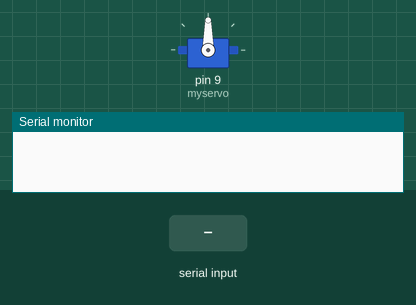
A sketch run on a simulated Arduino Uno, built with avr-gcc and run on an emulated ATmega328P. On the bench: servo, the last lines printed to the serial monitor. Inputs (shaded band) come from the test bench.

Above: at 1.2 s.
1.3 s: "1" received over the second serial link
At 2.2 s:
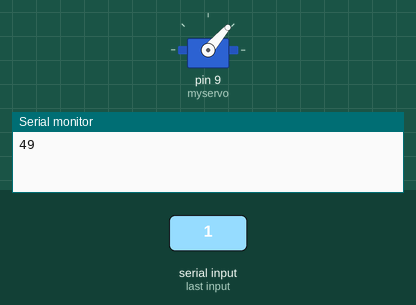
2.8 s: "0" received over the second serial link
At 3.3 s:
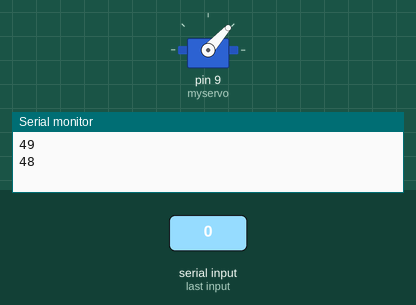
Timing chart, 0 to 5.8 s (numbered marks = the images above; inputs shaded):
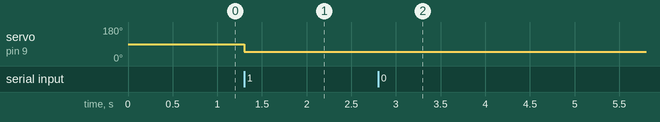

Measured:
- after the input at 1.3 s, servo on pin 9 (myservo): 90° → 49° at once
- after the input at 2.8 s, servo on pin 9 (myservo): 49° → 48° at once

The sketch:

servo.ino
```cpp
#include <SoftwareSerial.h> // TX RX software library for bluetooth

#include <Servo.h> // servo library
Servo myservo; // servo name

int bluetoothTx = 10; // bluetooth tx to 10 pin
int bluetoothRx = 11; // bluetooth rx to 11 pin

SoftwareSerial bluetooth(bluetoothTx, bluetoothRx);

void setup()
{
  myservo.attach(9); // attach servo signal wire to pin 9
  //Setup usb serial connection to computer
  Serial.begin(9600);

  //Setup Bluetooth serial connection to android
  bluetooth.begin(9600);
}

void loop()
{
  //Read from bluetooth and write to usb serial
  if(bluetooth.available()> 0 ) // receive number from bluetooth
  {
    int servopos = bluetooth.read(); // save the received number to servopos
    Serial.println(servopos); // serial print servopos current number received from bluetooth
    myservo.write(servopos); // roate the servo the angle received from the android app
  }


}
```
